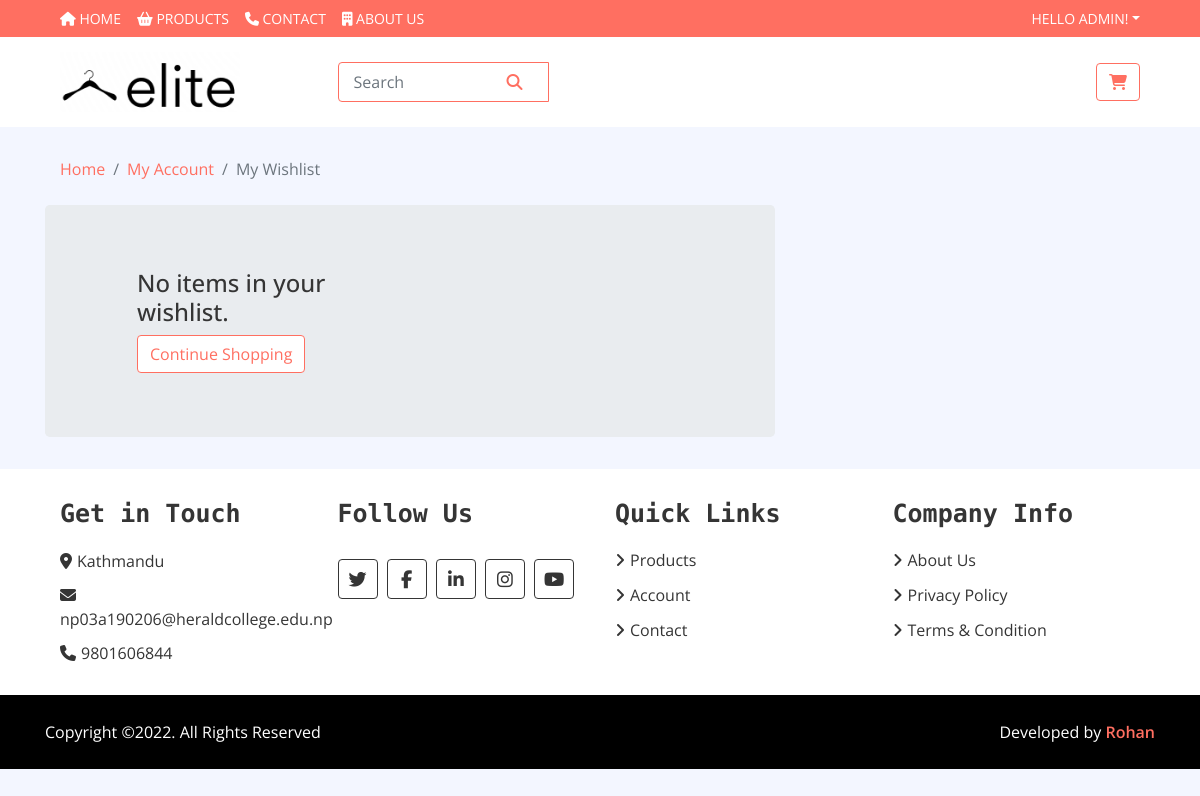
The app's page /wishlist/ (signed in) with its own data.
### store/models.py (models this page shows)
class Detail(models.Model):
    email = models.EmailField()
    contact = models.CharField(max_length=12)
    address = models.CharField(max_length=100)
    class Meta:
        verbose_name_plural='Details'

### store/views.py (the view)
# urls.py: path('wishlist/', views.wishlist, name="wishlist"),
def wishlist(request):
    if request.user.is_authenticated:
        user=request.user
        wishlist_products = Wishlist.objects.filter(user=user)
        details=Detail.objects.all().order_by('-id')
        context = {
            'wishlist_products': wishlist_products,
            'details' : details,
        }
        return render(request, 'store/wishlist.html', context)
    else:
        messages.error(request, "Please login to continue")
        return redirect ('signin')

### templates/store/wishlist.html (shortened to what this page needs)
{% extends 'base.html' %}
{% block content %}
<div class="breadcrumb-wrap">
    <div class="container-fluid">
        <ul class="breadcrumb">
            <li class="breadcrumb-item"><a href="#">Home</a></li>
            <li class="breadcrumb-item"><a href="{% url 'myaccount' %}">My Account</a></li>
            <li class="breadcrumb-item active">My Wishlist</li>
        </ul>
    </div>
</div><br>
<div class="container">
    <div class="row">
        <div class="col-md-8">
            {% if wishlist_products %}
            <h4>Items in my wishlist</h4><hr>
            <table class="table">
                <thead>
                    <tr>
                        <th>SN</th>
                        <th>Image</th>
                        <th>Product</th>
                        <th>Size</th>
                        <th>Color</th>
                        <th>Price</th>
                    </tr>
                </thead>
                <tbody>
                    {% for cp in wishlist_products %}
                    <tr>
                        <td>{{forloop.counter}}</td>
                        <td><img src="/media/{{cp.product.image}}" class="card-img-top" alt="{{product.title}}" height="100"></a></td>
                        <td>{{cp.product.title}}</td>
                        <td>{{cp.product.size}}</td>
                        <td>{{cp.product.color}}</td>
                        <td>Rs.{{cp.product.sale_price}}</td>
                        <td>{{cp.sale_price}}</td>
                        <td>
                            <a href="{% url 'remove-wishlist' cp.id %}"><i class="fa fa-trash"></i></a>
                        </td>
                    </tr>
                    {% endfor %}
                </tbody>
            </table>
            {% else %}
            <div class="jumbotron">
                <div class="container-fluid">
                    <div class="row justify-content-left">
                        <div class="col-lg-6">
                            <div class="login-form">
                                <h4> No items in your wishlist.</h4>
                                <a href="{% url 'product-list' %}"><button type="button" class="btn btn-primary">Continue Shopping</button></a>
            </div>
            </div>
            </div>
            </div>
            </div>
            {% endif %}
        </div>
    </div>
</div>
{% endblock %}

### templates/base.html (shortened to what this page needs)
<!DOCTYPE html>
<html lang="en">
    {% load static %}
    <head>
        <link href="{% static "node_modules/bootstrap/dist/css/bootstrap.min.css" %}" rel="stylesheet">
        <link href="{% static "node_modules/@fortawesome/fontawesome-free/css/all.min.css" %}" rel="stylesheet">
        <link href="{% static 'css/style.css' %}" rel="stylesheet">
    </head>
    <body>
           <div class="nav">
                <div class="container-fluid">
                    <nav class="navbar navbar-expand-md bg-dark navbar-dark">
                    <div class="collapse navbar-collapse justify-content-between" id="navbarCollapse">
                        <div class="navbar-nav mr-auto">
                            <a class="nav-item nav-link {% block nav_item_home %}{% endblock nav_item_home %}" href='{% url "home" %}'><i class="fa fa-home" aria-hidden="true"></i> Home<span class="sr-only">(current)</span></a>
                            <a class="nav-item nav-link {% block nav_item_products %}{% endblock nav_item_products %}" href='{% url "product-list" %}'><i class="fa fa-shopping-basket" aria-hidden="true"></i> Products</a>
                            <a class="nav-item nav-link {% block nav_item_contact %}{% endblock nav_item_contact %}" href='{% url "contact" %}'><i class="fa fa-phone" aria-hidden="true"></i> Contact</a>
                            <a class="nav-item nav-link {% block nav_item_about %}{% endblock nav_item_about %}" href='{% url "about" %}'><i class="fa fa-building" aria-hidden="true"></i> About Us</a>
                        </div>
                        <div class="navbar-nav ml-auto">
                            <div class="nav-item dropdown">
                                {% if user.is_authenticated %}
                                <a href="#" class="nav-link dropdown-toggle" data-toggle="dropdown">Hello {{user.username}}!</a>
                                {% endif %}
                            </div>
                        </div>
                </nav>
               </div>
            </div>
        <div class="bottom-bar">
            <div class="container-fluid">
                <div class="row align-items-center">
                    <div class="col-md-3">
                        <div class="logo">
                            <a href="{% url "home" %}">
                                <img src="{% static "img/logo.png" %}" alt="Logo">
                            </a>
                        </div>
                    </div>
                    <div class="col-md-6">
                        <div class="search">
                                <form class="form-inline my-2 my-lg-0" action="/search">
                                    <div class="input-group">
                                        <input name="keyword" type="text" class="form-control" placeholder="Search">
                                        <div class="input-group-append">
                                          <button class="btn btn-dark" type="submit" id="button-addon2"><i class="fa fa-search"></i></button>
                                        </div>
                                      </div>
                                  </form>
                        </div>
                    </div>
                    <div class="col-md-3">
                        <div class="user">
                            <a href="{% url "cart" %}" class="btn cart">
                                <i class="fa fa-shopping-cart"></i>
                                 </a>
                        </div>
                    </div>
                </div>
            </div>
        </div>
        {% block content %}{% endblock %}
        <div class="footer">
            <div class="container-fluid">
                <div class="row">
                    {% for detail in details %}
                    <div class="col-lg-3 col-md-6">
                        <div class="footer-widget">
                            <h2>Get in Touch</h2>
                            <div class="contact-info">
                                <p><i class="fa fa-map-marker"></i>{{detail.address}}</p>
                                <p><i class="fa fa-envelope"></i>{{detail.email}}</p>
                                <p><i class="fa fa-phone"></i>{{detail.contact}}</p>
                            </div>
                        </div>
                    </div>
                    {% endfor %}
                    <div class="col-lg-3 col-md-6">
                        <div class="footer-widget">
                            <h2>Follow Us</h2>
                            <div class="contact-info">
                                <div class="social">
                                    <a href="http://www.twitter.com"><i class="fab fa-twitter"></i></a>
                                    <a href="http://www.facebook.com"><i class="fab fa-facebook-f"></i></a>
                                    <a href="http://www.linkedin.com"><i class="fab fa-linkedin-in"></i></a>
                                    <a href="http://www.instagram.com"><i class="fab fa-instagram"></i></a>
                                    <a href="http://www.youtube.com"><i class="fab fa-youtube"></i></a>
                                </div>
                            </div>
                        </div>
                    </div>
                    <div class="col-lg-3 col-md-6">
                        <div class="footer-widget">
                            <h2>Quick Links</h2>
                            <ul>
                                <li><a href="{% url "product-list" %}">Products</a></li>
                                <li><a href="{% url "myaccount" %}">Account</a></li>
                                <li><a href="{% url "contact" %}">Contact</a></li>
                            </ul>
                        </div>
                    </div>
                    <div class="col-lg-3 col-md-6">
                        <div class="footer-widget">
                            <h2>Company Info</h2>
                            <ul>
                                <li><a href="{% url 'about' %}">About Us</a></li>
                                <li><a href="{% url 'privacy-policy' %}">Privacy Policy</a></li>
                                <li><a href="{% url 'terms' %}">Terms & Condition</a></li>
                            </ul>
                        </div>
                    </div>
                </div>
            </div>
        </div>
        <div class="footer-bottom">
            <div class="container">
                <div class="row">
                    <div class="col-md-6 copyright">
                        <p>Copyright &copy;2022. All Rights Reserved</p>
                    </div>
                    <div class="col-md-6 template-by">
                        <p>Developed by <a href="http://www.rohantimalsina.com.np">Rohan</a></p>
                    </div>
                </div>
            </div>
        </div>
    </body>
</html>

### static/css/style.css (style rules this page uses)
body { color: #353535; font-family: 'Open Sans', sans-serif; font-weight: 400; background: #f3f6ff; }
a { color: #FF6F61; }
h2 { font-family: 'Source Code Pro', monospace; font-weight: 700; }
@media (min-width: 992px) { .container-fluid { padding-right: 60px; padding-left: 60px; } }
.form-control, .custom-select { width: 100%; height: 35px; padding: 0 15px; color: #999999; border: 1px solid #dddddd; margin-bottom: 15px }
.btn { color: #FF6F61; background: #ffffff; border: 1px solid #FF6F61; }
.nav { position: relative; }
@media (min-width: 992px) { .nav .container-fluid { padding-left: 52px; padding-right: 52px; } }
.nav .navbar { height: 100%; padding: 0; }
@media (min-width: 768px) { .nav, .nav .navbar { background: #FF6F61 !important; } }
@media (min-width: 768px) { .nav .navbar-dark a.nav-link { color: #ffffff; font-size: 14px; text-transform: uppercase; } }
.bottom-bar { padding: 15px 0; background: #ffffff; margin-bottom: 30px; }
.bottom-bar .logo { text-align: left; overflow: hidden; }
.bottom-bar .logo a img { max-height: 60px; }
.bottom-bar .search { width: 100%; }
.bottom-bar .search input[type=text] { width: 100%; height: 40px; padding: 0 15px; color: #666666; border: 1px solid #FF6F61; border-radius: 4px; }
.bottom-bar .search button { position: absolute; width: 40px; height: 38px; top: 1px; right: 16px; padding: 0 15px; border: none; background: none; color: #FF6F61; border-radius: 0 2px 2px 0; }
.bottom-bar .user { font-size: 0; text-align: right; }
.bottom-bar .user .cart i, .bottom-bar .user .wishlist i { color: #FF6F61; }
@media (min-width: 768px) { .bottom-bar { max-height: 90px; } }
.breadcrumb-wrap { position: relative; width: 100%; }
.breadcrumb-wrap .breadcrumb { margin: 0; padding: 0; background: transparent; }
.footer { position: relative; padding: 30px 0 0 0; background: #ffffff; }
.footer .footer-widget { position: relative; width: 100%; margin-bottom: 30px; }
.footer .footer-widget h2 { font-size: 25px; white-space: nowrap; margin-bottom: 20px; }
.footer .footer-widget ul { margin: 0; padding: 0; list-style: none; }
.footer .footer-widget ul li { margin-bottom: 12px; }
.footer .footer-widget ul li:last-child { margin-bottom: 0; }
.footer .footer-widget ul li a { color: #353535; white-space: nowrap; display: block; line-height: 23px; transition: all .3s; }
.footer .footer-widget ul li a::before { content: '\f105'; font-family: 'Font Awesome 5 Free'; font-weight: 900; padding-right: 5px; }
.footer .contact-info p { margin-bottom: 10px; font-size: 16px; }
.footer .contact-info p i { margin-right: 5px; }
.footer .social { position: relative; width: 100%; }
.footer .social a { display: inline-block; margin: 10px 5px 0 0; width: 40px; height: 40px; padding: 6px 0; text-align: center; font-size: 18px; color: #353535; border: 1px solid #353535; border-radius: 4px; transition: all .3s; }
.footer-bottom { position: relative; padding: 25px 0; background: #000000; }
.footer-bottom .copyright { text-align: left; }
.footer-bottom .template-by { text-align: right; }
.footer-bottom .copyright p, .footer-bottom .template-by p { color: #ffffff; font-weight: 400; margin: 0; }
.footer-bottom .copyright p a, .footer-bottom .template-by p a { font-weight: 600; }

### records on screen
Detail: address "Kathmandu", email "np03a190206@heraldcollege.edu.np", contact "9801606844"

### other values on screen
{{ user.username }} "ADMIN"
